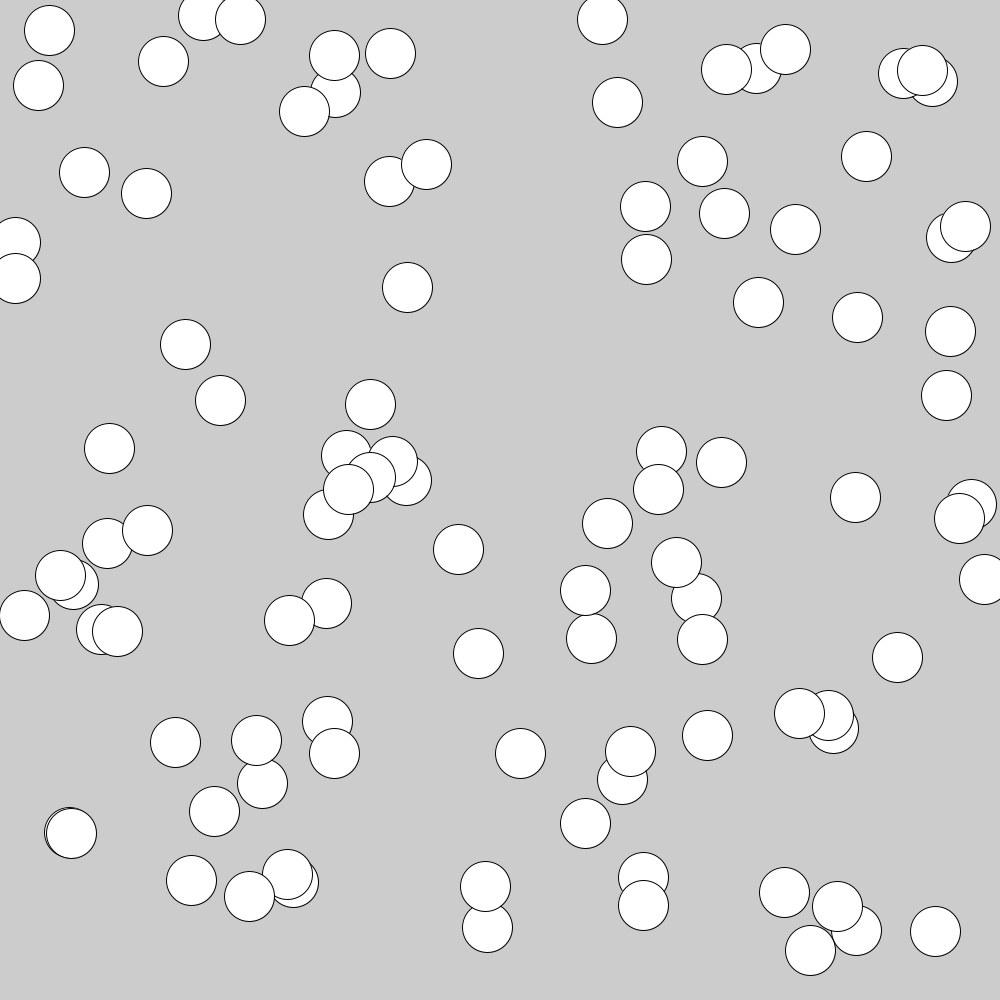
Frame 1 (no input)
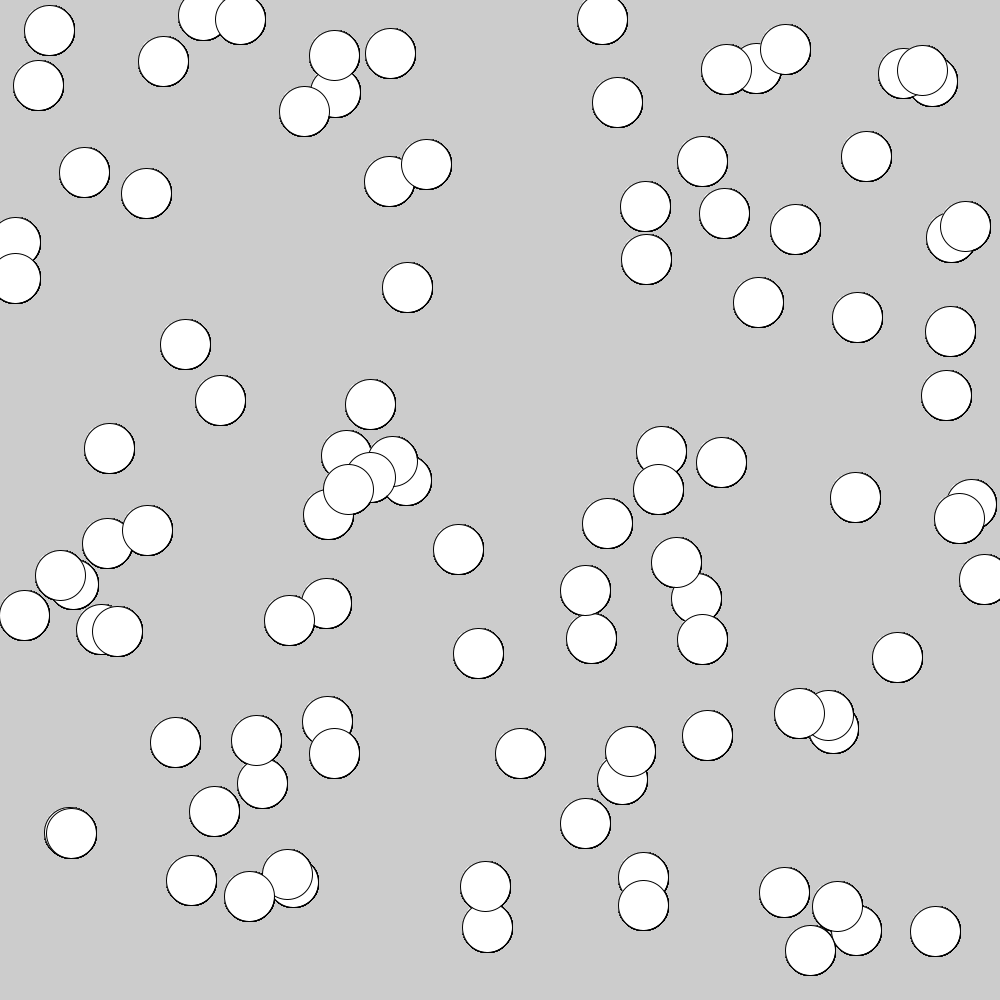
Frame 60 (the mouse pressed at the canvas centre just before this capture)
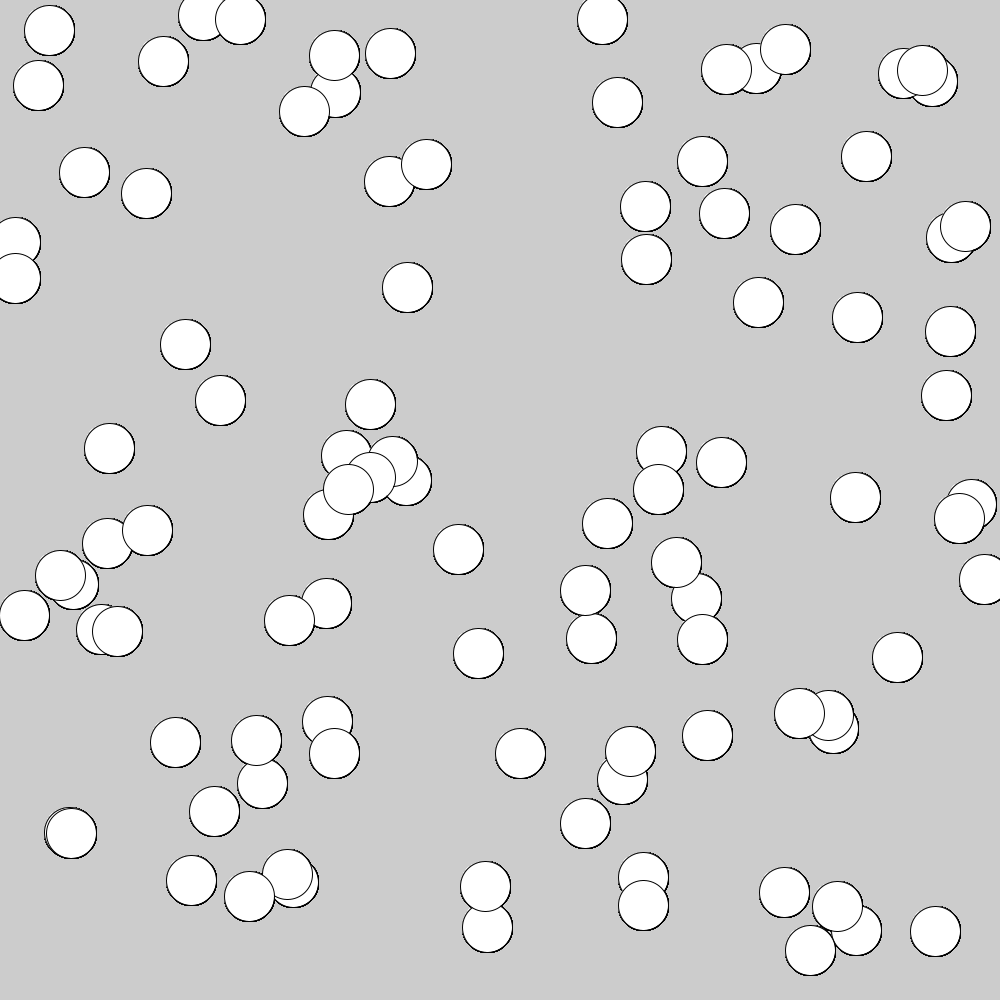
Frame 120 (the mouse held since frame 60 and released just before this capture)

The Processing sketch that drew these frames (run headless with seeded random() and noise(); from frame 60 on, the mouse is pressed at the canvas centre):

// Processing sketch: Arrays_
// ── Arrays_.pde
int numE = 100;

int eSize;

int[] eSpeedX = new int[numE];
int[] eSpeedY = new int[numE];

int[] ePosX = new int [numE];
int[] ePosY = new int [numE]; 


void setup(){
  size(1000, 1000);
  eSize = 50;
  
  for (int i = 0; i<numE; i++){
    ePosX[i] = int(random(0, width));
    ePosY[i]= int(random(0, width));
  }
}
    

void draw(){
  
  for (int i = 0; i<numE; i++){
    ellipse(ePosX[i], ePosY[i], eSize, eSize);
}}
